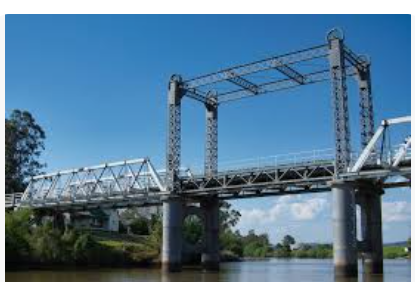
#> input picture clean.jpg.png, 415 x 282 px
$ python -i app.py   (imports and definitions only)
#> lines starting #> are read from the running program, lines starting #| are printed output that depends on the picture; after the words box and inside, x2 and y2 are one past the last pixel; in counts of white or black regions, pixels touching at a corner belong together
from flask import Flask, render_template, request
import cv2
import numpy as np
import os

# [1 line not run here, left out]

UPLOAD_FOLDER = 'static'
# [1 line that did not run here, left out]

def detect_corrosion(image_path):
#> called with image_path = 'clean.jpg.png'
    image = cv2.imread(image_path)
#> image is the input picture: shape (282, 415, 3); mean B, G, R 149.9, 122.7, 87
    image = cv2.resize(image, (300, 300))
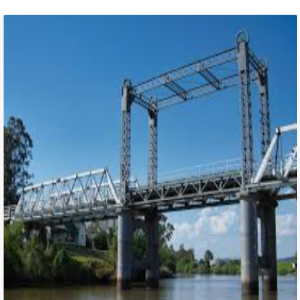
#> image: shape (300, 300, 3); mean B, G, R 149.9, 122.7, 87

    hsv = cv2.cvtColor(image, cv2.COLOR_BGR2HSV)
#> hsv: shape (300, 300, 3); mean H, S, V 89, 108.1, 151.9

    lower_rust = np.array([5, 50, 50])
    upper_rust = np.array([20, 255, 255])

    mask = cv2.inRange(hsv, lower_rust, upper_rust)
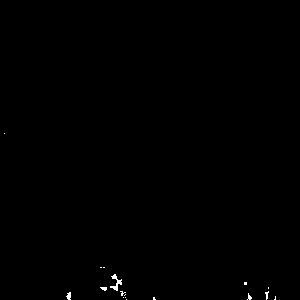
#> mask: shape (300, 300); 0.23% white in thin lines or dots, all inside (x1, y1, x2, y2) = (4, 133, 276, 300)

    rust_pixels = np.sum(mask > 0)
#> rust_pixels = 208
    total_pixels = image.size / 3
#> total_pixels = 90000

    rust_percentage = (rust_pixels / total_pixels) * 100
#> rust_percentage = 0.231

    if rust_percentage > 5:
        return f"Corrosion Detected ({rust_percentage:.2f}%)"
    else:
        return f"No Corrosion ({rust_percentage:.2f}%)"

# [14 lines that did not run here, left out]

# [2 lines not run here, left out]

>>> result = detect_corrosion('clean.jpg.png')
#> result = 'No Corrosion (0.23%)'

$ run again, on clean.png
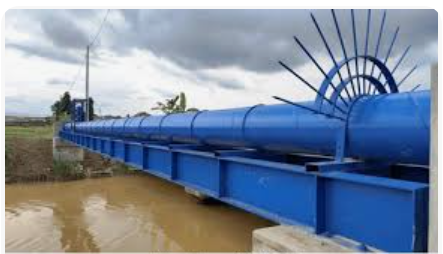
#> input picture clean.png, 443 x 254 px
#> in detect_corrosion, image is the input picture: shape (254, 443, 3); mean B, G, R 159.3, 139.9, 126.8
#> in detect_corrosion, `image = cv2.resize(image, (300, 300))`:
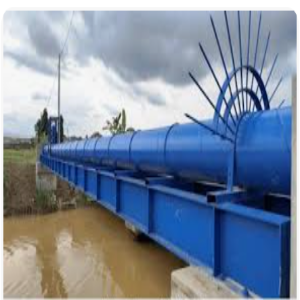
#> image: shape (300, 300, 3); mean B, G, R 159.1, 139.7, 126.7
#> hsv: shape (300, 300, 3); mean H, S, V 79.5, 94, 169
#> in detect_corrosion, `mask = cv2.inRange(hsv, lower_rust, upper_rust)`:
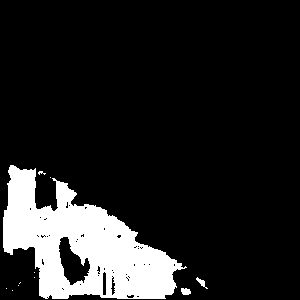
#> mask: shape (300, 300); 13.8% white; 11 white regions (8 under 20 px), largest, box (x1, y1, x2, y2) and area: (3, 165, 187, 299) 12269, (181, 288, 191, 295) 57, (196, 277, 208, 289) 48
#> rust_pixels = 12399
#> rust_percentage = 13.78
#> result = 'Corrosion Detected (13.78%)'

$ run again, on rust.png
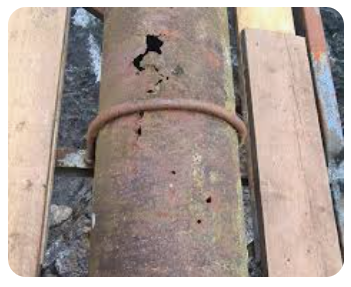
#> input picture rust.png, 351 x 287 px
#> in detect_corrosion, image is the input picture: shape (287, 351, 3); mean B, G, R 149.2, 156.2, 170.2
#> in detect_corrosion, `image = cv2.resize(image, (300, 300))`:
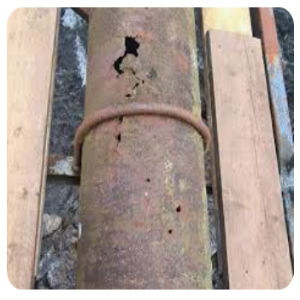
#> image: shape (300, 300, 3); mean B, G, R 149.2, 156.1, 170.1
#> hsv: shape (300, 300, 3); mean H, S, V 29.7, 40.1, 172.3
#> in detect_corrosion, `mask = cv2.inRange(hsv, lower_rust, upper_rust)`:
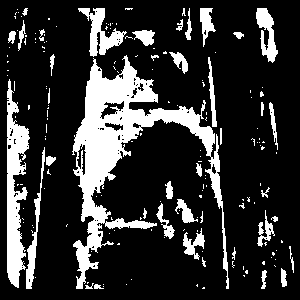
#> mask: shape (300, 300); 19.7% white; 178 white regions (139 under 20 px), largest, box (x1, y1, x2, y2) and area: (72, 55, 229, 289) 9233, (7, 79, 30, 288) 2609, (78, 8, 127, 57) 897
#> rust_pixels = 17765
#> rust_percentage = 19.74
#> result = 'Corrosion Detected (19.74%)'
